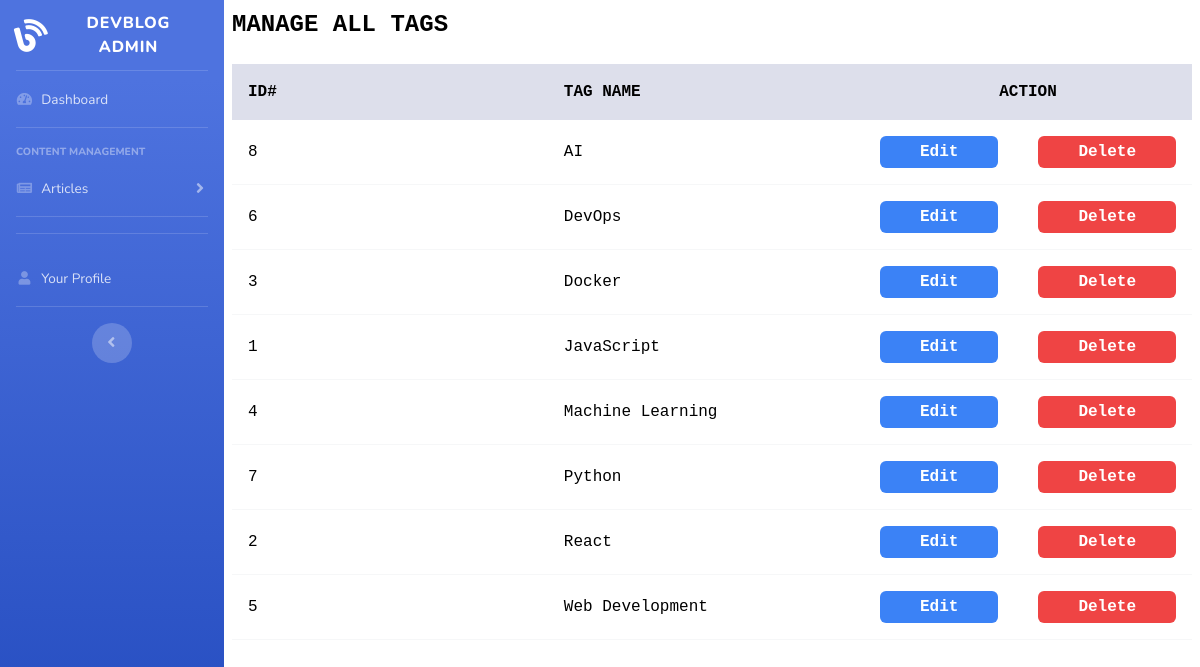
/views/tags/list_tag.php, run on the app's committed database.
### tables this page shows
CREATE TABLE tags (
    id BIGINT PRIMARY KEY AUTO_INCREMENT,
    name VARCHAR(255) NOT NULL UNIQUE
);

### classes/models/model.php (called while the page is built, shortened)
<?php
abstract class Model {
    public function select($table, $columns = "*", $where = null, $params = []) {
        $pdo = Database::makeconnection();
        $sql = "SELECT $columns FROM $table";
        $stmt = $pdo->prepare($sql);
        $stmt->execute($params);
        return $stmt->fetchAll(PDO::FETCH_ASSOC);
    }
}

### classes/models/tag.php (called while the page is built, shortened)
<?php
    class Tag extends Model {
        protected $table = 'tags';
        public function getAllTags() {
            return $this->select($this->table);
        }
    }
?>

### views/tags/list_tag.php (the view, shortened to what this page needs)
<?php
$pdo = Database::makeConnection();
try {
    $TagModel = new Tag($pdo);
} catch (Exception $e) {
    echo "Error: " . $e->getMessage();
}
$getAllTags = $TagModel->getAllTags();
?>
<!DOCTYPE html>
<html lang="en">
<head>
     <link href="../../admin/vendor/fontawesome-free/css/all.min.css" rel="stylesheet" type="text/css">
    <link href="../../admin/css/sb-admin-2.min.css" rel="stylesheet">
    <script src="https://cdn.tailwindcss.com"></script>
</head>
<body class="flex">
<?php include '../../admin/components/sidebar.php'; ?>
<div class="container p-2 mx-auto sm:p-4 text-black bg-white">
    <h2 class="mb-4 text-2xl font-semibold leading-tight"><tt>MANAGE ALL TAGS<tt></h2>
    <div class="overflow-x-auto">
        <table class="min-w-full text-1xl">
            <colgroup>
                <col style="width: 33%;">
                <col style="width: 33%;">
                <col style="width: 10%;">
            </colgroup>
            <thead class="bg-gray-300">
                <tr class="text-left">
                    <th class="p-3">ID#</th>
                    <th class="p-3">TAG NAME</th>
                    <th class="p-3 text-center">ACTION</th>
                </tr>
            </thead>
            <tbody>
            <?php  foreach ($getAllTags as $tag):?>
                <tr class="border-b border-opacity-20 border-gray-300 bg-white">
                    <td class="p-3">
                        <p><?= $tag['id'] ?></p>
                    </td>
                    <td class="p-3">
                        <p><?= $tag['name'] ?></p>
                    </td>
                    <td class="p-3">
                        <span class=" font-semibold  flex justify-around gap-10">
                            <span class="rounded-md bg-blue-500 text-white px-10 py-1">
                            <a href="update_tag.php?update_tag=<?= $tag['id']; ?>">Edit</a>
                            </span>
                            <span class="rounded-md bg-red-500 text-white px-10 py-1"><a href="http://localhost/devblog_dashboard/views/tags/list_tag.php?delete_id=<?php echo $tag['id']; ?>" onclick="return confirm('Are you sure you want to delete this tag?')">Delete</a>
                            </span>
                        </span>
                    </td>
                </tr>
                <?php  endforeach;?>
            </tbody>
        </table>
    </div>
</div>
</body>
</html>

### admin/components/sidebar.php (shortened to what this page needs)
<ul class="navbar-nav bg-gradient-primary sidebar sidebar-dark accordion" id="accordionSidebar">
    <a class="sidebar-brand d-flex align-items-center justify-content-center" href="index.php">
        <div class="sidebar-brand-icon rotate-n-15">
            <i class="fas fa-blog"></i>
        </div>
        <div class="sidebar-brand-text mx-3">DevBlog Admin</div>
    </a>
    <hr class="sidebar-divider my-0">
    <li class="nav-item <?= basename($_SERVER['PHP_SELF']) == 'index.php' ? 'active' : '' ?>">
        <a class="nav-link" href="http://localhost/devblog_dashboard/admin/index.php">
            <i class="fas fa-fw fa-tachometer-alt"></i>
            <span>Dashboard</span>
        </a>
    </li>
    <hr class="sidebar-divider">
    <div class="sidebar-heading">
        Content Management
    </div>
    <li class="nav-item">
        <a class="nav-link collapsed" href="#" data-toggle="collapse" data-target="#collapseArticles"
            aria-expanded="true" aria-controls="collapseArticles">
            <i class="fas fa-fw fa-newspaper"></i>
            <span>Articles</span>
        </a>
    </li>
    <hr class="sidebar-divider">
    <hr class="sidebar-divider">
    <li class="nav-item">
        <a class="nav-link" href="profile.php">
            <i class="fas fa-fw fa-user"></i>
            <span>Your Profile</span>
        </a>
    </li>
    <hr class="sidebar-divider d-none d-md-block">
    <div class="text-center d-none d-md-inline">
        <button class="rounded-circle border-0" id="sidebarToggle"></button>
    </div>
</ul>

### data on the page
tags: id "8", name "AI"
tags: id "6", name "DevOps"
tags: id "3", name "Docker"
tags: id "1", name "JavaScript"
tags: id "4", name "Machine Learning"
tags: id "7", name "Python"
tags: id "2", name "React"
tags: id "5", name "Web Development"
